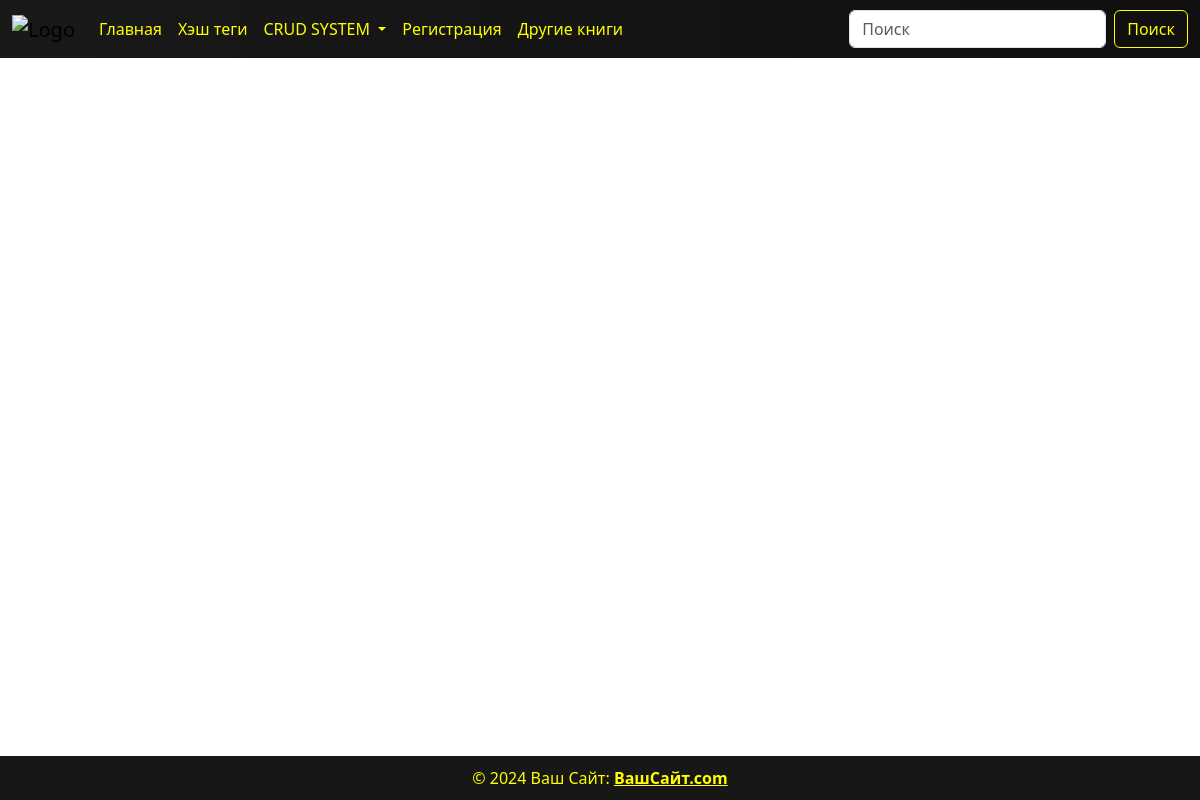
Before: / with the older database file.
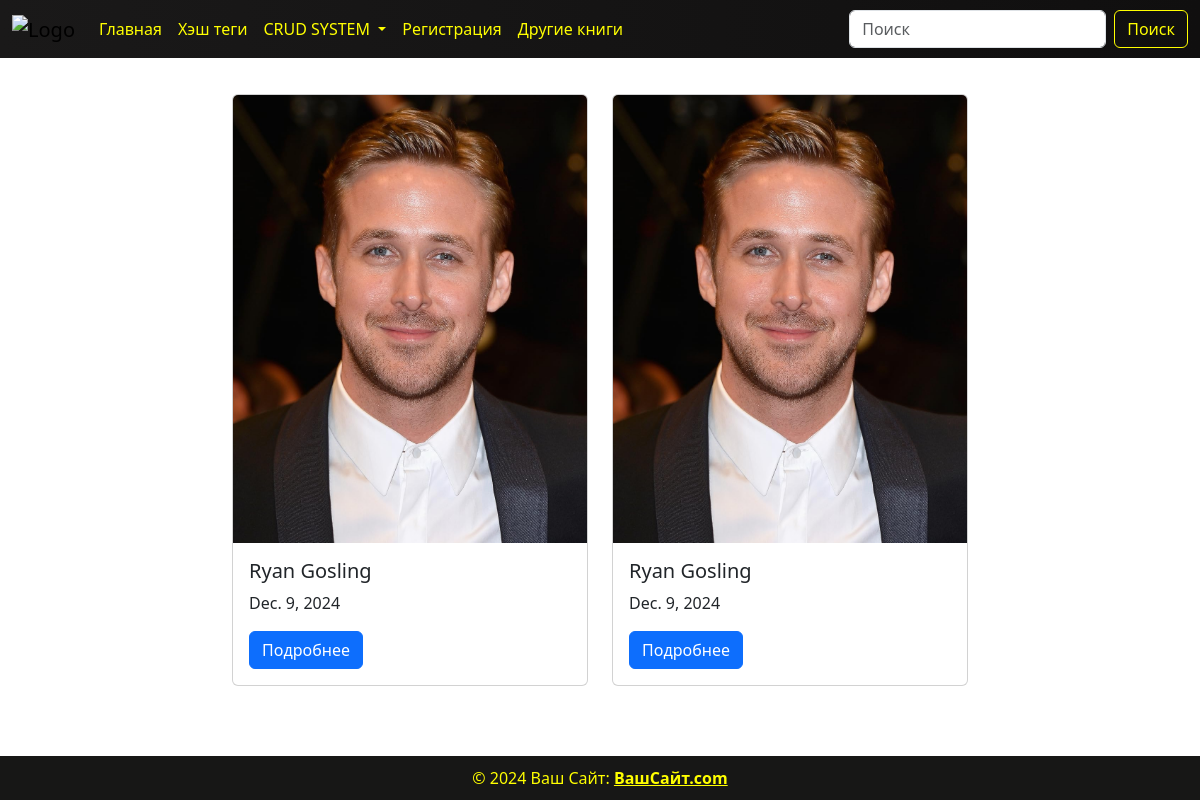
After: the same page with the newer database file.
### library_app/models.py (models this page shows, shortened)
class BookModel(models.Model):
    GENRE = (
        ('Ужасы', 'Ужасы'),
        ('Комедия', 'Комедия'),
        ('Романы', 'Романы')
    )
    image = models.ImageField(upload_to='books/', verbose_name='Загрузите фото книги')
    title = models.CharField(max_length=100, verbose_name='укажите название книги')
    description = models.TextField(verbose_name='Укажите описание', blank=True)
    price = models.FloatField(verbose_name='укажите цену на книгу', default=10)
    published_at = models.DateField("Укажите дату выпуска: ")
    genre = models.CharField(max_length=100, choices=GENRE, default='Роман')
    page_amount = models.IntegerField(verbose_name='Укажите количество страниц', blank=True)
    author = models.CharField(max_length=100, verbose_name='Укажите автора', default='Райан Гослинг')
    audio_version = models.URLField(verbose_name='Укажите ссылку на аудио версию книги', null=True)
    class Meta:
        verbose_name = 'книга'
        verbose_name_plural = 'книги'

### library_app/views.py (the view)
# urls.py: path('', views.book_list_view, name='books'),
def book_list_view(request):
    if request.method == "GET":
        book_list = models.BookModel.objects.all().order_by('-id')
        context = {
            'book_list': book_list,
        }
        return render(request, template_name='show.html', context=context)

### templates/show.html (shortened to what this page needs)
<!DOCTYPE html>
<html lang="en">
<head>
    <link href="https://cdn.jsdelivr.net/npm/bootstrap@5.3.3/dist/css/bootstrap.min.css" rel="stylesheet"
>
</head>
<body>
<nav class="navbar navbar-expand-lg bg-body-tertiary fixed-top"
     style="background: linear-gradient(to right, #1a1919, #100f0f);">
    <div class="container-fluid">
        <a class="navbar-brand" href="#">
            <img src="https://lh5.googleusercontent.com/yzWtzlXIlHfLjcFkr0S7UgmoX9HFoJ6VRszWZyEt-G85Gl5ID_XxoLX6Ji6E223S-EU2UUt2Y89uOwkm0tr8KkLQbM4Su17ln5HVBLaLHfxFIqm4DDpwmzPhfeAg1mja2Xdz7JkCvJqbpoEOT0CX8Cg"
                 alt="Logo" style="width: 40px; height: 40px;">
        </a>
        <div class="collapse navbar-collapse" id="navbarSupportedContent">
            <ul class="navbar-nav me-auto mb-2 mb-lg-0">
                <li class="nav-item">
                    <a class="nav-link active" aria-current="page" href="{% url 'books' %}" style="color: yellow;">Главная</a>
                </li>
                <li class="nav-item">
                    <a class="nav-link" href="#" style="color: yellow;">Хэш теги</a>
                </li>
                <li class="nav-item dropdown">
                    <a class="nav-link dropdown-toggle" href="#" role="button" data-bs-toggle="dropdown"
                       aria-expanded="false" style="color: yellow;">
                        CRUD SYSTEM
                    </a>
                </li>
                <li class="nav-item">
                    <a class="nav-link enable" href="" style="color: yellow;">Регистрация</a>
                </li>
                <li class="nav-item">
                    <a class="nav-link enable" href="" style="color: yellow;">Другие книги</a>
                </li>
            </ul>
            <form class="d-flex" role="search">
                <input class="form-control me-2" type="search" placeholder="Поиск" aria-label="Поиск">
                <button class="btn btn-outline-success" type="submit" style="color: yellow; border-color: yellow;">
                    Поиск
                </button>
            </form>
        </div>
    </div>
</nav>
<div class="container mt-4 content">
    <div class="row justify-content-center">
        {% for book in book_list %}
        <div class="col-md-4 mb-4">
            <div class="card" style="width: 100%;">
                <img src="{{ book.image.url }}" class="card-img-top" alt="{{ book.title }}">
                <div class="card-body">
                    <h5 class="card-title">{{ book.title }}</h5>
                    <p class="card-text">{{ book.published_at }}</p>
                    <a href="/book_detail/{{ book.id }}/" class="btn btn-primary">Подробнее</a>
                </div>
            </div>
        </div>
        {% endfor %}
    </div>
</div>
<footer>
    © 2024 Ваш Сайт:
    <a class="text-reset fw-bold" href="#" style="color: yellow;">ВашСайт.com</a>
</footer>
</body>
</html>

### templates/show.html (style rules this page uses)
body { display: flex; flex-direction: column; min-height: 100vh; padding-top: 70px; background: url("https://i.pinimg.com/736x/e3/7d/a9/e37da92d1e32051af32a81a8950733f3.jpg"); background-repeat: no-repeat; background-size: cover; background-position: center; }
.content { flex: 1; }
footer { background-color: #171716; color: yellow; text-align: center; padding: 10px; }
.card { height: 200px; }
.card-body { overflow: hidden; }
.card-text { white-space: nowrap; overflow: hidden; text-overflow: ellipsis; }
.card img { width: 100%; height: 100%; object-fit: cover; }
.card { height: auto; }

Changed rows visible on the page:
added BookModel: image (picture), title "Ryan Gosling", published_at "Dec. 9, 2024"
added BookModel: image (picture), title "Ryan Gosling", published_at "Dec. 9, 2024"
